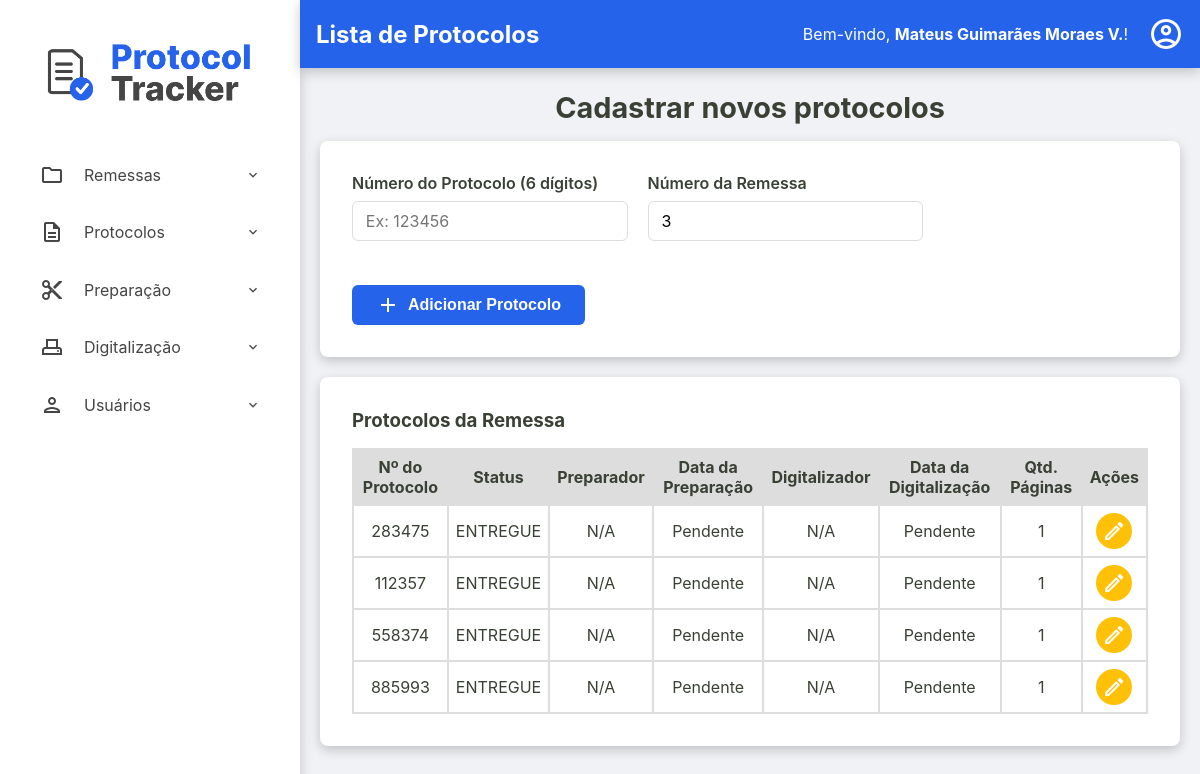
The page /admin/remessas/protocolos?id=bada3be0-6989-44cf-bdf4-c07937e739fd (signed in) on the database its author committed.
### tables this page shows
CREATE TABLE usuarios (
    id INTEGER PRIMARY KEY AUTOINCREMENT,
    nome TEXT NOT NULL,
    email TEXT NOT NULL UNIQUE,
    cpf TEXT NOT NULL UNIQUE,
    hash_senha TEXT NOT NULL,
    permissao TEXT NOT NULL,
    data_criacao TEXT NOT NULL DEFAULT CURRENT_TIMESTAMP,
    status INTEGER NOT NULL DEFAULT 1
  );

CREATE TABLE remessas (
    numero_remessa INTEGER PRIMARY KEY, -- SQLite vai gerenciar o autoincremento aqui
    id TEXT NOT NULL UNIQUE, -- Seu ID de texto continua sendo obrigatório e único
    data_recebimento TEXT NOT NULL,
    data_entrega TEXT NULL,
    status TEXT NOT NULL DEFAULT 'RECEBIDO',
    quantidade_protocolos INTEGER NULL CHECK (quantidade_protocolos >= 0),
    id_administrador INTEGER NOT NULL,
    observacoes TEXT NULL,
    FOREIGN KEY (id_administrador) REFERENCES usuarios (id)
  );

CREATE TABLE protocolos (
    id TEXT PRIMARY KEY,
    id_remessa TEXT NOT NULL,
    numero_protocolo TEXT NOT NULL UNIQUE,
    data_preparacao TEXT NULL,
    id_preparador INTEGER NULL,
    data_digitalizacao TEXT NULL,
    id_digitalizador INTEGER NULL,
    status TEXT NOT NULL DEFAULT 'RECEBIDO',
    quantidade_paginas INTEGER NULL CHECK (quantidade_paginas >= 0),
    observacoes TEXT NULL,
    FOREIGN KEY (id_remessa) REFERENCES remessas (id),
    FOREIGN KEY (id_preparador) REFERENCES usuarios (id),
    FOREIGN KEY (id_digitalizador) REFERENCES usuarios (id)
  );

### src/Controller/Admin/RemessaController.php (called while the page is built, shortened)
<?php
class RemessaController
{
    private ?Usuario $usuario_logado = null;
    public function __construct(
        private RemessaRepository $remessaRepository,
        private RemessaService $remessaService,
        private ProtocoloRepository $protocoloRepository,
        private ProtocoloService $protocoloService,
        private UsuarioRepository $usuarioRepository,
        private DashboardService $dashboardService,
        private UsuarioService $usuarioService
    ) {
        $id_usuario = $_SESSION['usuario_logado_id'] ?? null;
        if ($id_usuario) {
            $this->usuario_logado = $this->usuarioRepository->findById($id_usuario);
        }
    }
    public function exibirProtocolos(?string $id_remessa_param, ?string $erro = null)
    {
        try {
            $id_remessa = $id_remessa_param;
            $remessa = $this->remessaRepository->findById($id_remessa);
            $listaProtocolos = $this->protocoloRepository->findByRemessa($id_remessa);
            $titulo_da_pagina = "Lista de Protocolos";
            $usuario_logado = $this->usuario_logado;
            require __DIR__ . '/../../../templates/admin/visualizar-protocolos.php';
        } catch (Exception $e) {
            $this->exibirRemessas($e->getMessage());
        }
    }
}

### src/Repository/UsuarioRepository.php (called while the page is built, shortened)
<?php
class UsuarioRepository implements UsuarioRepositoryInterface
{
    private PDO $connection;
    public function __construct(PDO $connection)
    {
        $this->connection = $connection;
    }
    public function findById(int $id): ?Usuario
    {
        $sqlQuery = "SELECT * FROM usuarios WHERE id = :id;";
        $stmt = $this->connection->prepare($sqlQuery);
        $stmt->bindValue(':id', $id);
        $stmt->execute();
        $dadosUsuario = $stmt->fetch();
        return Usuario::fromArray($dadosUsuario);
    }
}

### src/Model/Usuario.php (called while the page is built, shortened)
<?php
class Usuario {
    public function getNome(): string { return $this->nome; }
    public static function fromArray(array $array): self
    {
        try {
            $data_criacao = isset($array['data_criacao']) ? new DateTimeImmutable($array['data_criacao']) : null;
        } catch (Exception $e) {
            throw new Exception("Falha ao criar data");
        }
        return new self(
            (int) $array['id'],
            $array['nome'],
            $array['email'],
            $array['cpf'],
            $array['hash_senha'],
            $array['permissao'],
            $data_criacao,
            (bool) $array['status']
        );
    }
}

### src/Repository/RemessaRepository.php (called while the page is built, shortened)
<?php
class RemessaRepository implements RemessaRepositoryInterface
{
    private PDO $connection;
    public function __construct(PDO $connection)
    {
        $this->connection = $connection;
    }
    public function findById(string $id): ?Remessa
    {
        $sqlQuery = "SELECT * FROM remessas WHERE id = :id;";
        $stmt = $this->connection->prepare($sqlQuery);
        $stmt->bindValue(':id', $id);
        $stmt->execute();
        $dadosRemessa = $stmt->fetch();
        return Remessa::fromArray($dadosRemessa);
    }
}

### src/Model/Remessa.php (called while the page is built, shortened)
<?php
class Remessa {
    public function getNumeroRemessa(): int { return $this->numero_remessa; }
    public static function fromArray(array $array): self
    {
        try {
            $data_recebimento = new DateTimeImmutable($array['data_recebimento']);
            $data_entrega = isset($array['data_entrega']) ? new DateTimeImmutable($array['data_entrega']) : null;
        } catch (Exception $e) {
            throw new Exception("Falha ao criar data");
        }
        return new self(
            $array['id'],
            (int) $array['numero_remessa'] ?? null,
            $data_recebimento,
            $data_entrega,
            $array['status'],
            isset($array['quantidade_protocolos']) ? (int)$array['quantidade_protocolos'] : null,
            (int)$array['id_administrador'],
            $array['observacoes'] ?? null
        );
    }
}

### src/Repository/ProtocoloRepository.php (called while the page is built, shortened)
<?php
class ProtocoloRepository implements ProtocoloRepositoryInterface
{
    private PDO $connection;
    public function __construct(PDO $connection)
    {
        $this->connection = $connection;
    }
    public function findByRemessa(string $id_remessa): array
    {
        $sqlQuery = "SELECT * FROM protocolos WHERE id_remessa = :id_remessa;";
        $stmt = $this->connection->prepare($sqlQuery);
        $stmt->bindValue(':id_remessa', $id_remessa);
        $stmt->execute();
        return $this->hidrataLista($stmt);
    }
    private function hidrataLista(PDOStatement $stmt): array
    {
        $listaDeProtocolos = [];
        while($dadosProtocolo = $stmt->fetch()){
            $listaDeProtocolos[] = Protocolo::fromArray($dadosProtocolo);
        }
        return $listaDeProtocolos;
    }
}

### src/Model/Protocolo.php (called while the page is built, shortened)
<?php
class Protocolo {
    public function getId(): ?string { return $this->id; }
    public function getNumeroProtocolo(): string { return $this->numero_protocolo; }
    public function getDataPreparacao(): ?DateTimeImmutable { return $this->data_preparacao; }
    public function getDataDigitalizacao(): ?DateTimeImmutable { return $this->data_digitalizacao; }
    public function getStatus(): string { return $this->status; }
    public function getQuantidadePaginas(): ?int { return $this->quantidade_paginas; }
    public static function fromArray(array $array): self
    {
        try {
            $data_preparacao = isset($array['data_preparacao']) ? new DateTimeImmutable($array['data_preparacao']) :  null;
            $data_digitalizacao = isset($array['data_digitalizacao']) ? new DateTimeImmutable($array['data_digitalizacao']) :  null;
        } catch (Exception $e) {
            throw new Exception("Falha ao criar data");
        }
        return new self(
            $array['id'],
            $array['id_remessa'],
            $array['numero_protocolo'],
            $data_preparacao,
            isset($array['id_preparador']) ? (int) $array['id_preparador'] : null,
            $data_digitalizacao,
            isset($array['id_digitalizador']) ? (int) $array['id_digitalizador'] : null,
            $array['status'],
            isset($array['quantidade_paginas']) ? (int) $array['quantidade_paginas'] : null,
            $array['observacoes'] ?? null,
        );
    }
}

### templates/admin/visualizar-protocolos.php (the view, shortened to what this page needs)
<?php require __DIR__ . '/../components/_header.php'; ?>
<h2>Cadastrar novos protocolos</h2>
<div class="container-principal-busca">
<section class="busca-form-container">
    <form action="/admin/remessas/protocolos" method="post" class="busca-form">
        <div class="form-row">
            <div class="form-group">
                <label for="numero_protocolo">Número do Protocolo (6 dígitos)</label>
                <input type="text" id="numero_protocolo" name="numero_protocolo" required maxlength="6" pattern="\d{6}"placeholder="Ex: 123456">
            </div>
            <div class="form-group">
                <label for="numero_remessa">Número da Remessa</label>
                <input type="text" id="numero_remessa" readonly  name="numero_remessa" value="<?= htmlspecialchars($remessa->getNumeroRemessa()) ?>">
            </div>
        </div>
        <div class="form-actions">
            <button type="submit">
                <span class="material-icons-outlined">add</span> Adicionar Protocolo
            </button>
        </div>
    </form>
</section>
<section class="listagem-container">
    <h3>Protocolos da Remessa</h3>
    <table id="tabela-protocolos-remessa" class="protocolos-table datatable-js">
        <thead>
            <tr>
                <th>Nº do Protocolo</th>
                <th>Status</th>
                <th>Preparador</th>
                <th>Data da Preparação</th>
                <th>Digitalizador</th>
                <th>Data da Digitalização</th>
                <th>Qtd. Páginas</th>
                <th class="acoes-header">Ações</th>
            </tr>
        </thead>
        <tbody>
            <?php
                $fusoHorarioLocal = new DateTimeZone('America/Campo_Grande');
            ?>
            <?php foreach ($listaProtocolos as $protocolo): ?>
                <tr>
                    <td><?= htmlspecialchars($protocolo->getNumeroProtocolo()) ?></td>
                    <td><?= htmlspecialchars($protocolo->getStatus()) ?></td>
                    <td>
                        <?php
                            echo htmlspecialchars($nomePreparador ?? 'N/A');
                        ?>
                    </td>
                    <td><?= $protocolo->getDataPreparacao() ? $protocolo->getDataPreparacao()->setTimezone($fusoHorarioLocal)->format('d/m/Y H:i') : 'Pendente' ?></td>
                    <td>
                        <?php
                            echo htmlspecialchars($nomeDigitalizador ?? 'N/A');
                        ?>
                    </td>
                    <td><?= $protocolo->getDataDigitalizacao() ? $protocolo->getDataDigitalizacao()->setTimezone($fusoHorarioLocal)->format('d/m/Y H:i') : 'Pendente' ?></td>
                    <td><?= htmlspecialchars($protocolo->getQuantidadePaginas() ?? 'N/A') ?></td>
                    <td class="acoes-cell">
                        <a href="/admin/remessas/editar-protocolo?id=<?= htmlspecialchars($protocolo->getId()) ?>" class="btn-acao btn-editar" title="Editar Protocolo">
                            <span class="material-icons-outlined">edit</span>
                        </a>
                    </td>
                </tr>
            <?php endforeach; ?>
        </tbody>
    </table>
</section>
</div>
<?php require __DIR__ . '/../components/_footer.php'; ?>

### templates/components/_content-header.php (shortened to what this page needs)
<div class="content-header">
    <div class="header-title">
        <h2><?= isset($titulo_da_pagina) ? htmlspecialchars($titulo_da_pagina) : 'Página sem Título' ?></h2>
    </div>
    <div class="logout">
        <?php if (isset($usuario_logado) && $usuario_logado): ?>
            <div class="welcome-message">
                <span>Bem-vindo, <strong><?= htmlspecialchars($usuario_logado->getNome()) ?></strong>!</span>
            </div>
            <div class="dropdown">
                <a href="#" id="user-menu-toggle" class="action-icon" title="Opções do Usuário">
                    <span class="material-icons-outlined">account_circle</span>
                </a>
            </div>
        <?php endif; ?>
    </div>
</div>

### public/assets/css/style.css (style rules this page uses)
:root { --cor-fundo-sidebar: #ffffff; --cor-fundo-sidebar-hover: #f2f6ff; --cor-fontes-sidebar: #454545; --cor-fundo-header: #2563eb; --cor-fontes-header: #ffffff; --cor-bordas: #ddd; --cor-fundo-body: #f0f2f5; --cor-fontes-body: #394034; --cor-fundo-sidebar-active: #dbe6ff; --cor-fontes-sidebar-active: #2563eb; --cor-bordas-focus: #80bdff; --cor-fontes-main-button: #ffffff; --cor-main-button: #2563eb; --cor-fontes-cards: #696969; --cor-icones-header: #969696; --cor-icones-header-hover: #007bff; --cor-primaria-erro: #ff2c2c; }
* { margin: 0; padding: 0; box-sizing: border-box; }
body { font-family: -apple-system, BlinkMacSystemFont, 'Segoe UI', Roboto, 'Helvetica Neue', Arial, sans-serif; background-color: var(--cor-fundo-body); color: var(--cor-fontes-body); display: flex; flex-direction: column; min-height: 100vh; }
a { text-decoration: none; }
.content-header { width: 100%; margin: 0 auto 1.4rem auto; display: flex; justify-content: space-between; align-items: center; background-color: var(--cor-fundo-header); color: var(--cor-fontes-header); box-shadow: 0 4px 12px rgba(0,0,0,0.2); padding: 1rem; }
.content-header span { color: var(--cor-fontes-header); }
.action-icon { color: var(--cor-icones-header); transition: color 0.2s; display: flex; align-items: center; }
.action-icon .material-icons-outlined { font-size: 36px; }
.conteudo-principal h2, .conteudo-principal p { text-align: center; max-width: 800px; width: 100%; }
.conteudo-principal h2 { font-size: 1.8rem; color: var(--cor-fontes-body); margin-bottom: 1.0rem; align-self: center; }
.form-row { display: flex; gap: 20px; }
.form-group { flex-grow: 1; }
.form-group label { width: 100%; display: block; font-weight: 600; margin-bottom: 0.5rem; }
.form-group input[type="text"], .form-group input[type="number"], .form-group input[type="email"], .form-group input[type="password"], .form-group textarea { width: 100%; height: 40px; padding: 0.8rem; border: 1px solid var(--cor-bordas); border-radius: 6px; font-size: 1rem; font-family: inherit; transition: border-color 0.2s, box-shadow 0.2s; }
.form-actions { display: flex; justify-content: flex-end; }
.form-actions button { font-weight: bold; color: var(--cor-fontes-main-button); background-color: var(--cor-main-button); display: inline-flex; align-items: center; gap: 8px; height: 40px; padding: 0.8rem 1.5rem; font-size: 1rem; border: none; border-radius: 6px; cursor: pointer; transition: background-color 0.2s; text-decoration: none; }
.container-principal-busca { width: 100%; display: flex; flex-direction: column; gap: 20px; }
.busca-form-container { display: flex; flex-direction: column; }
.busca-form-container, .listagem-container { width: 100%; max-width: 1400px; box-shadow: 0 4px 12px rgba(0,0,0,0.2); margin: 0 auto; background-color: var(--cor-fundo-sidebar); padding: 2rem; border-radius: 8px; }
.busca-form .form-row { display: flex; gap: 20px; align-items: flex-end; }
.busca-form .form-group { flex-grow: 1; }
.busca-form .form-actions { display: flex; align-items: center; gap: 15px; margin-top: 1.5rem; }
.busca-form { display: flex; justify-content: space-between; flex-wrap: wrap; gap: 20px; }
.listagem-container h3 { margin-bottom: 1rem; }
.protocolos-table { width: 100%; border-collapse: collapse; border-spacing: 0; }
.protocolos-table th, .protocolos-table td { padding: 7px; border: 2px solid var(--cor-bordas); text-align: center; vertical-align: middle; }
.protocolos-table thead { background-color: var(--cor-bordas); }
.acoes-header { text-align: center; }
.acoes-cell { display: table-cell; text-align: center; vertical-align: middle; gap: 5px; }
.btn-acao { display: inline-flex; padding: 6px; border: none; border-radius: 50%; cursor: pointer; transition: background-color 0.2s; color: #fff; }
.acoes-cell .btn-acao { display: inline-flex; justify-content: center; align-items: center; gap: 6px; }
.btn-editar { background-color: #ffc107; }
.material-icons-outlined { vertical-align: middle; }
.dropdown { position: relative; display: inline-block; }
.logout { display: flex; align-items: center; justify-content: center; gap: 20px; }

### rows shown on the page
usuarios: nome "Mateus Guimarães Moraes V."
remessas: numero_remessa "3"
protocolos: numero_protocolo "283475", status "ENTREGUE", shows "Pendente", quantidade_paginas "1"
protocolos: numero_protocolo "112357", status "ENTREGUE", shows "Pendente", quantidade_paginas "1"
protocolos: numero_protocolo "558374", status "ENTREGUE", shows "Pendente", quantidade_paginas "1"
protocolos: numero_protocolo "885993", status "ENTREGUE", shows "Pendente", quantidade_paginas "1"

### other values the page prints
$titulo_da_pagina "Lista de Protocolos"
